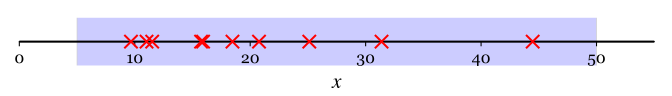

Generate this figure with Python:
from matplotlib import patches
import numpy as np
import matplotlib.pyplot as plt
from helper_functions import *
set_notebook_preferences()

x = np.load('radioactive.npy')

plt.figure(figsize =(7, 1))
plot = plt.scatter(x, np.zeros_like(x), marker = 'x',
                   color = 'red', s = 100, zorder = 4, clip_on=False) # plot the decays as red crosses
beautify_plot({"x":"$x$"}) # from helper_functions for convenience
rect = patches.Rectangle((5, -0.55), 45, 1.1, linewidth = 0.5, edgecolor='black', facecolor='blue', alpha = 0.2)
plt.gca().add_patch(rect)
plt.xlim([0, 55])
plt.ylim([-0.5, 0.5]) # set y axis limits to be 0 and 10
plt.gca().axhline(y=0, color='k')
plt.gca().spines['top'].set_visible(False)
plt.gca().spines['right'].set_visible(False)
plt.gca().spines['left'].set_visible(False)
plt.gca().get_yaxis().set_visible(False)
plt.gca().spines['bottom'].set_position('center')
plt.xticks(np.arange(0, 55, 10))
plt.tight_layout()
plt.show()
